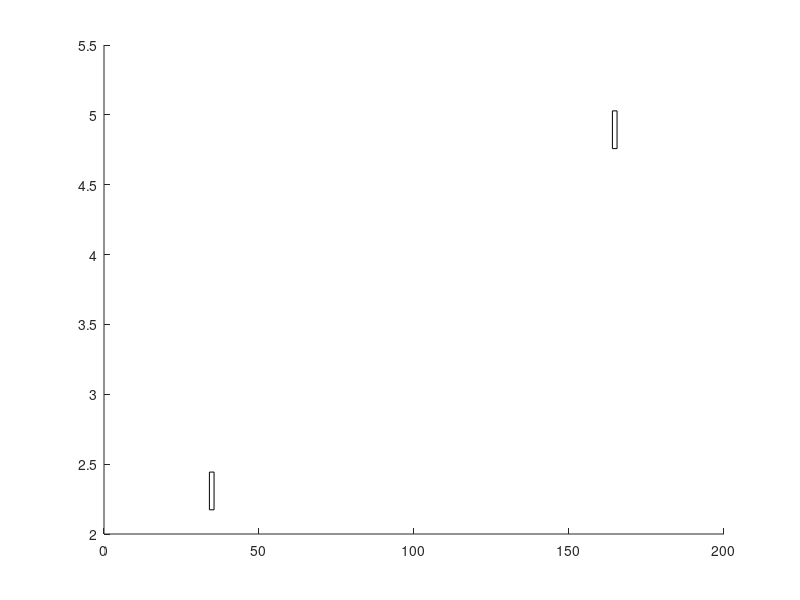

Write MATLAB code to recreate this figure. (Note: this script raises an error after producing the figure.)
%I fixed out of bounds issue and made the random placement window bigger.

% Project 3
% Yun Lin
% 4/22/2012
 
clear
clc
 
disp('                     Bunker Buster    ')
disp('    ')
disp(' Objective: Destroy other player before he destroys you!')
disp('     ')
disp('    Players must input power of cannon (1 to 600)')
disp('    ')
disp('    Players must input angle of cannon (0 to 90)')
disp('    ')
disp('  To exit game at any time, enter 0 for power input')
disp('      ')
disp('      ')
 
 
close all hidden
format bank
%%%%%%%%%%%%%%%%%%%%%%%%%%%%%%%%%%%%%%%%%%%%%%%%%%%%%%%%%%%%%%%%%%%%%%%%%%
%                                                                        %
%                         Create Terrain                                 %
%                                                                        %
%%%%%%%%%%%%%%%%%%%%%%%%%%%%%%%%%%%%%%%%%%%%%%%%%%%%%%%%%%%%%%%%%%%%%%%%%%
 
%CREATE TERRAIN
Ty = randperm(5); % Picks (n) random numbers to make plot. Can be 
N = length(Ty);% changed for different effects. n*L gives length of field.
hold on
 
L = 40;
M = N*L;
xi = 0:M-1;
yi = interpft(Ty,M); % Terrain 'Function'
 
%--------------------------------------------------------------------------
%                      PLACE AND DRAW 'TANKS'            
%--------------------------------------------------------------------------
%Create Tank 1
p=randi(40); ...Max distance of tanks from border. 
              
p2=p+2;
yi(p:p2)=min(yi(p:p2)); ...Flatten Spot on for Tank 1 (modifies yi)
B=length(yi(p:p2)); % Width of Flat Spot
c=min(yi(p:p2));     % Min Value of 'yi'
 
%Create Tank 2
P=198-p; %Random placement of tank 2
P2=P+2;
yi(P:P2)=min(yi(P:P2)); %Flatten Spot for Tank 2
 
B2=length(yi(P:P2));
c2=min(yi(P:P2));
 
%Plot Tanks
tank1=rectangle('Position',[p,c,B/2,B*.09]);
tank2=rectangle('Position',[P,c2,B2/2,B2*.09]);
%Plot Terrain
hT=area(yi);   
colormap summer
a=max(yi)*2;
plot(tank1)
plot(tank2)
axis([min(yi) M 0 a])  %axis([min(yi) 100 0 a])
xlabel('Player 1                                                                                                Player 2')
title(' Bunker Buster ') 
 
%%%%%%%%%%%%%%%%%%%%%%%%%%%%%%%%%%%%%%%%%%%%%%%%%%%%%%%%%%%%%%%%%%%%%%%%%
%                                                                       %
%                      Trajectory                                       %
%                                                                       %
%%%%%%%%%%%%%%%%%%%%%%%%%%%%%%%%%%%%%%%%%%%%%%%%%%%%%%%%%%%%%%%%%%%%%%%%%
 
%-----------Tank Int. Pos-------------------
x_0 = (p+(B/4)); % initial x-position Tank 1 
y_0 = c+(B*.09); % initial y-position Tank 1
 
x2_0=(P+(B2/4)); % initial x-position Tank 2
y2_0=c2+(B*.09); % initial y-position Tank 2
%-------------------------------------------
 
Player2_Health=100;
Player1_Health=100;
remaining_health2=100;
remaining_health1=100;
 
while remaining_health2>0 && remaining_health1>0
power=input('Player 1 Shoots\n  Power:  ');
if power==0;
   close all hidden 
    break
end
v0=power/10;
theta= input(' Degree:  ');
 
v0x=v0*cos(theta*pi/180);
v0y=v0*sin(theta*pi/180);
 
g = 9.8; % gravity
thmax=v0y/g;
hmax=v0y^2/(2*g);
ttot=2.5*thmax;
dmax=v0x*ttot;
tplot=linspace(0,ttot,200);
x=x_0+ v0x*tplot;
y=y_0+ v0y*tplot-0.5*g*tplot.^2; 
 
% Find Ground Contact
s = yi - y;
ix = find(s > -.5 & s < .5);
x_sol = x(ix); %y1_sol = y(ix)...%y2_sol = yi(ix)
d=round(max(x_sol)); % Intersection of yi
 
r=1; %r is the radius of the circle
ang=0:0.01:2*pi; %0.01 is the angle step
xp=r*4*cos(ang);
yp=.5*r*sin(ang);
 
if x_sol<=200 && yi(d)<=200
blast=plot(max(x_sol) + xp,yi(d) + yp,'r');
 
%-Distance Blast To Tank2------------------------------------------------
 
dist2=sqrt(((x2_0-d)^2)-((y2_0-yi(d))^2)); % Distance from blast to tank
damage2=((1/dist2)*175);
 
% Player 2 Health--------------------------------------------------------
 
for i=1:1
    if dist2<=10
       Player2_Health= Player2_Health(i)-damage2;
       
    elseif dist2<1
        disp('DIRECT HIT')
    end
end
remaining_health2=min(Player2_Health);
if remaining_health2<=0
    disp('Player 1 Wins Booyaah!!!')
    break
end
 
%--Plot and Delete Hit----------------------------------------------------
 
h=plot(x,y,'r');
area(yi); %covers trajectory below grade
disp('Hit Any Key To Continue')
pause
delete(h)
delete(blast)
clc
else disp('out of bounds ')
end
%------------------------------------------------------------------------%
%            SWITCH PLAYERS
%------------------------------------------------------------------------%
 
power2=input('Player 2 Shoots\n  Power:  ');
if power2==0;
   close all hidden 
    break
end
 
%-Trajectory Player 2-----------------------------------------------------
 
v20=power2/10;
Player2_angle= input(' Degree:  ');
theta2=180-Player2_angle;
v0x=v20*cos(theta2*pi/180);
v0y=v20*sin(theta2*pi/180);
 
thmax=v0y/g;
hmax=v0y^2/(2*g);
ttot=2.5*thmax;
dmax=v0x*ttot;
tplot=linspace(0,ttot,200);
x2=x2_0+ v0x*tplot;
y2=y2_0+ v0y*tplot-0.5*g*tplot.^2;
 
%-Find Ground Contact----------------------------------------------------
s = yi - y2;
ix = find(s > -.5 & s < .5);
x_sol2 = x2(ix); %y1_sol = y(ix)...y2_sol = yi(ix)
d2=round(min(x_sol2)); % Intersection of yi
 
%---Plot Blast 2---------------------------------------------------------
r=1; %r is the radius of the circle
ang=0:0.01:2*pi; %0.01 is the angle step
xp=r*4*cos(ang);
yp=.5*r*sin(ang);
 
if x_sol2>=0 && yi(d2)>=0
blast=plot(min(x_sol2)+xp,yi(d2)+yp,'r');
 
%-Distance Blast To Tank1-------------------------------------------------
 
dist1=sqrt(((x_0-d2)^2)-((y_0-yi(d2))^2)); % Distance from blast to tank
damage1=((1/dist1)*175);
 
% Player 1 Health----------------------------------------------------
 
for i=1:1
    if dist1<=10
       Player1_Health = Player1_Health(i)-damage1;
    elseif damage1 <=0
        disp('DIRECT HIT')
    end
end
remaining_health1=min(Player1_Health);
if remaining_health1<=1
    disp('Player 2 Wins Booyaah!!!')
    break
end
 
% Plot and Delete Hit-----------------------------------------------------
 
h2=plot(x2,y2,'r');
area(yi); %covers trajectory below grade
 
disp('Hit Any Key To Continue')
pause
delete(h2)
delete(blast)
clc
else disp('out of bounds ')
end
 
end
hold off